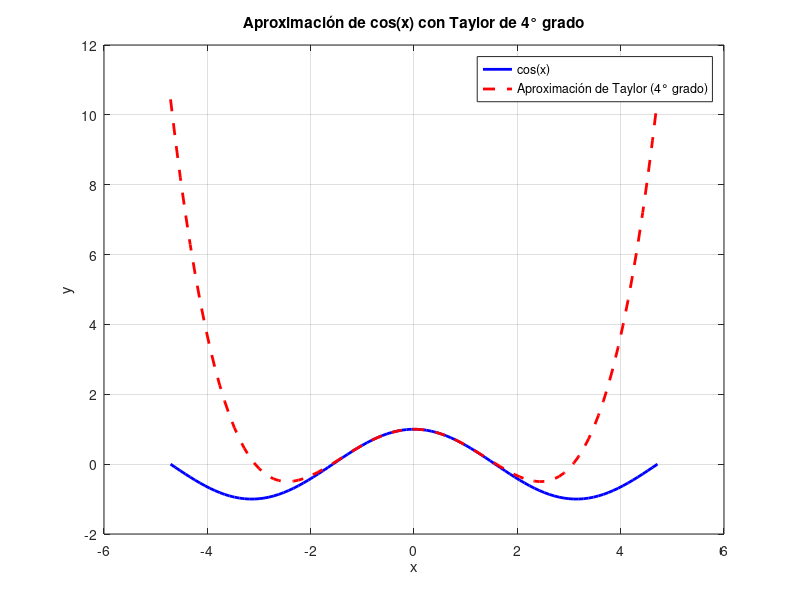

This chart was generated by the following MATLAB code:
% Defina una función ca(x) que aproxime a la función coseno por su polinomio de Taylor de cuarto grado. Grafique el coseno y la aproximación correspondiente en el
% intervalo [-3π/2;3π/2].

% Definir función de aproximación
ca = @(x) 1 - (x.^2)/2 + (x.^4)/24;

% Crear vector de valores para x
x = linspace(-3*pi/2, 3*pi/2, 100);

% Evaluar funciones
y_cos = cos(x);
y_ca = ca(x);

% Graficar
figure;
plot(x, y_cos, 'b', 'LineWidth', 2); hold on;
plot(x, y_ca, 'r--', 'LineWidth', 2);
legend('cos(x)', 'Aproximación de Taylor (4° grado)');
xlabel('x'); ylabel('y');
title('Aproximación de cos(x) con Taylor de 4° grado');
grid on;
